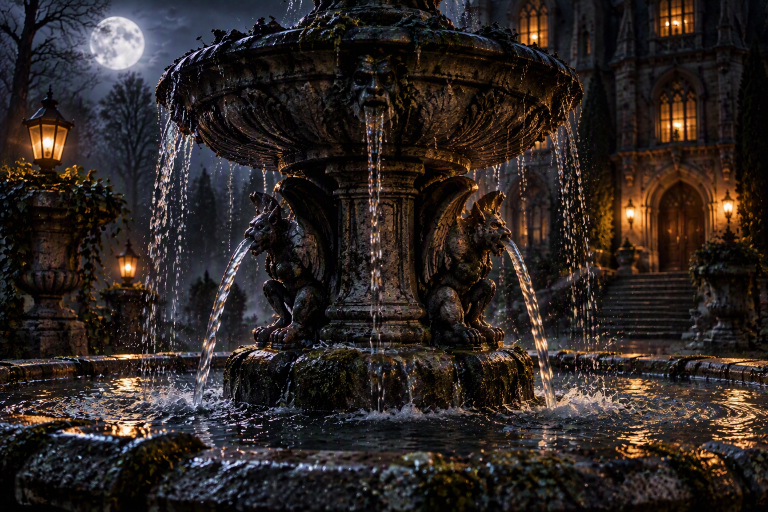
#> input picture Assets/Backgrounds/Mansion/Fountain.png, 1536 x 1024 px, given in place of rear_yard_source.png, which was not available (shown at 1/2 size)
$ python build_wide_backgrounds.py
#> lines starting #> are read from the running program, lines starting #| are printed output that depends on the picture
"""
Turns paintings of any shape into 1536x1024 scene backgrounds like the others.

The game shows only rows 192-832 of a background (the rest is off screen or
behind the menu).

WIDE paintings (16:9) are scaled to 1536 wide and placed so the visible band
shows the important part. SHIFT = how many (scaled) pixels of the painting's
top sit above the band - bigger shows more of the bottom.

FITTED paintings (tall, or where everything must show) are scaled so the BOX
(left, top, right, bottom, in source pixels) fits inside the visible band,
centred; the rest of the screen is filled with a dark, blurred copy.

The unseen top and bottom are filled with blurred edges.
Run from the repo root:  python Tools/build_wide_backgrounds.py
(needs Pillow, plus opencv-python-headless and numpy for the well)
"""
from PIL import Image, ImageDraw, ImageEnhance, ImageFilter

W, H = 1536, 1024
BAND_TOP, BAND_BOTTOM = 192, 832
RIGHT_SHIFT = 10          # right side of the Mansion: pixels moved up
SRC_DIR = "Assets/Backgrounds/Mansion/Sources"
OUT_DIR = "Assets/Backgrounds/Mansion"

# Courtyard, garden, statue, glasshouse, cross, graveyard entrance and
# gravestone close-ups now come from
# newer ChatGPT pictures (Nov 2026; statue and cross fitted by
# Tools/fit_background.py) - their old entries are removed so rerunning this
# doesn't put the old pictures back.
WIDE = [
    # source painting                    output background            SHIFT
    # (mansion_right.png now comes from mansion_right_v3_source.png - see the end)
    # (bench_closeup.png now comes from bench_closeup_dark.png - see the end.
    #  Older versions: bench_closeup_clean_source.png, bench_closeup_source.png)
    ("rear_yard_source.png",               "rear_yard.png",             110),
    ("kitchen_garden_source.png",          "kitchen_garden.png",        150),
    ("well_source.png",                    "well.png",                   60),
    # (well_closeup.png now comes from well_closeup_mirror.png - see the end)
]

FITTED = [
    # source painting                    output background            BOX
]


def wide(src, shift):
    scaled = src.resize((W, round(src.height * W / src.width)), Image.LANCZOS)
    out = scaled.resize((W, H), Image.LANCZOS).filter(ImageFilter.GaussianBlur(25))
    out.paste(scaled, (0, BAND_TOP - shift))
    return out


def fitted(src, box):
    left, top, right, bottom = box
    band_h = BAND_BOTTOM - BAND_TOP
    scale = min(W / (right - left), band_h / (bottom - top))

    # Background: the painting blown up to cover the screen, blurred and dark.
    cover = max(W / src.width, H / src.height)
    bg = src.resize((round(src.width * cover), round(src.height * cover)), Image.LANCZOS)
    bg = bg.crop(((bg.width - W) // 2, (bg.height - H) // 2,
                  (bg.width - W) // 2 + W, (bg.height - H) // 2 + H))
    bg = ImageEnhance.Brightness(bg.filter(ImageFilter.GaussianBlur(30))).enhance(0.6)

    img = src.resize((round(src.width * scale), round(src.height * scale)), Image.LANCZOS)
    x = round(W / 2 - (left + right) / 2 * scale)
    y = round((BAND_TOP + BAND_BOTTOM) / 2 - (top + bottom) / 2 * scale)

    # Soft edges so it melts into the background.
    mask = Image.new("L", img.size, 0)
    ImageDraw.Draw(mask).rectangle((30, 30, img.width - 31, img.height - 31), fill=255)
    bg.paste(img, (x, y), mask.filter(ImageFilter.GaussianBlur(18)))
    return bg


for name, dst, shift in WIDE:
    src = Image.open(f"{SRC_DIR}/{name}").convert("RGB")
#> src is the input picture: PIL image 1536x1024 RGB; mean R, G, B 45.2, 37.4, 35.2
    wide(src, shift).save(f"{OUT_DIR}/{dst}")
#> in wide, `out = scaled.resize((W, H), Image.LANCZOS).filter(ImageFilter.Gaussian..`:
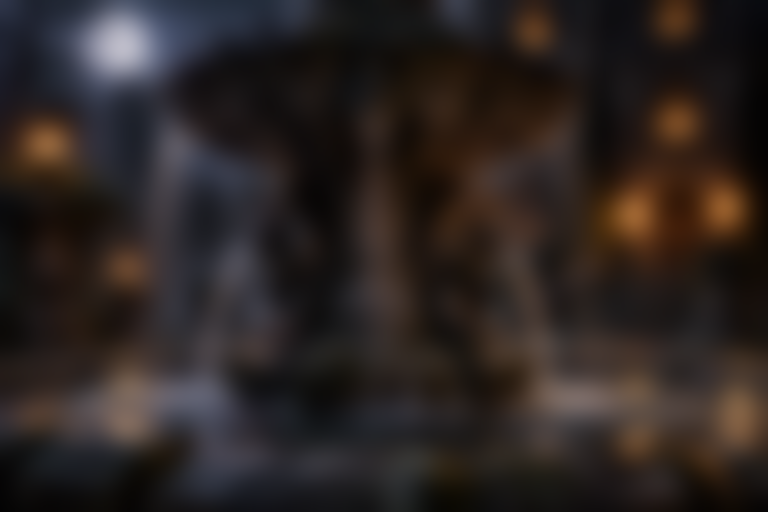
#> out: PIL image 1536x1024 RGB (shown at 1/2 size); mean R, G, B 45.1, 37.3, 35.1
#> in wide, `out.paste(scaled, (0, BAND_TOP - shift))`:
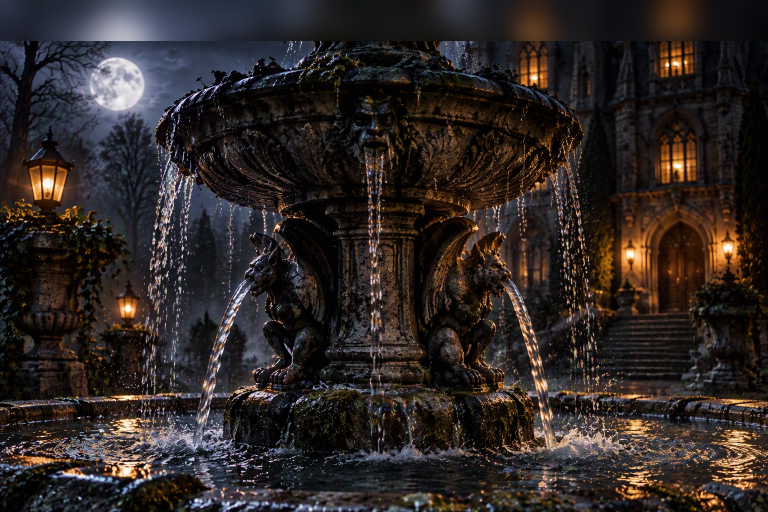
#> out: PIL image 1536x1024 RGB (shown at 1/2 size); mean R, G, B 46.7, 39.1, 37.4
    print("wrote", dst)
#> pass 2 of the loop `for name, dst, shift in WIDE:`:
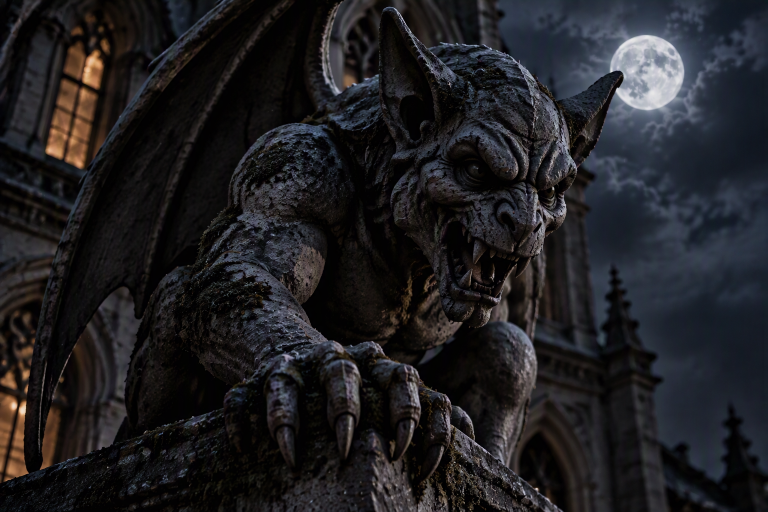
#> input picture Assets/Backgrounds/Mansion/FrontGargoyle.png, 1536 x 1024 px, given in place of kitchen_garden_source.png, which was not available (shown at 1/2 size)
#> src is the input picture: PIL image 1536x1024 RGB; mean R, G, B 31.8, 31.1, 34
#> in wide (call 2), `out = scaled.resize((W, H), Image.LANCZOS).filter(ImageFilter.Gaussian..`:
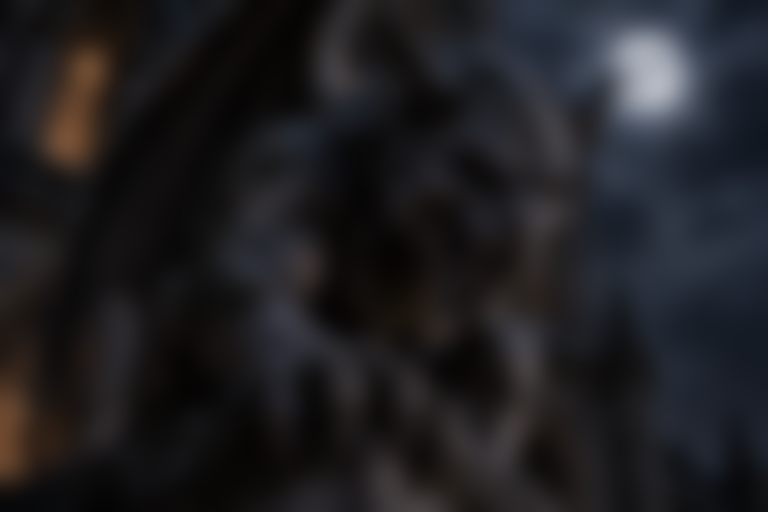
#> out: PIL image 1536x1024 RGB (shown at 1/2 size); mean R, G, B 31.8, 31.1, 34
#> in wide (call 2), `out.paste(scaled, (0, BAND_TOP - shift))`:
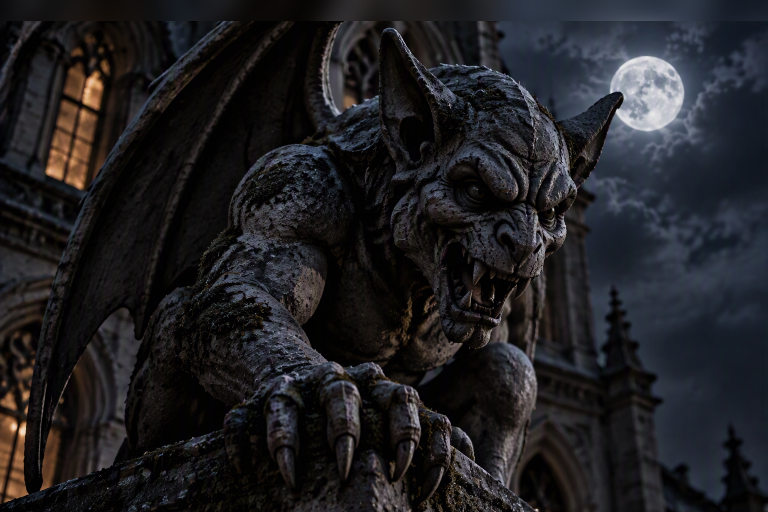
#> out: PIL image 1536x1024 RGB (shown at 1/2 size); mean R, G, B 32, 31.4, 34.5

for name, dst, box in FITTED:
    src = Image.open(f"{SRC_DIR}/{name}").convert("RGB")
    fitted(src, box).save(f"{OUT_DIR}/{dst}")
    print("wrote", dst)

# The well close-up with the mirror at the bottom. This painting is already in
# the final 1536x1024 layout; the "mirror taken" version paints the mirror out.
import cv2
import numpy as np

#> (the run stopped early here; a loop or call above may not have finished)
